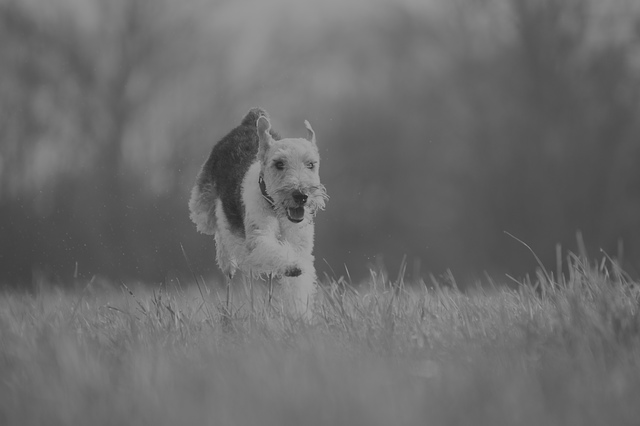
%> input picture DIP-HW3/easyExample/Matlab instruction/L5_1.bmp, 640 x 426 px
$ octave L1_5.m   (GNU Octave 9; MATLAB toolbox functions it lacks are replaced by stand-ins)
%> lines starting %> are read from the running program, lines starting %| are printed output that depends on the picture
% program L5_1.m: histogram equalization%
	%image_1: original image, image_2: histoeq image%
	image_1=imread('L5_1.bmp');  % read image
%> image_1 is the input picture: size 426x640 uint8; min 40, max 164, mean 107
	image_2=histeq(image_1);     % do histogram qualization
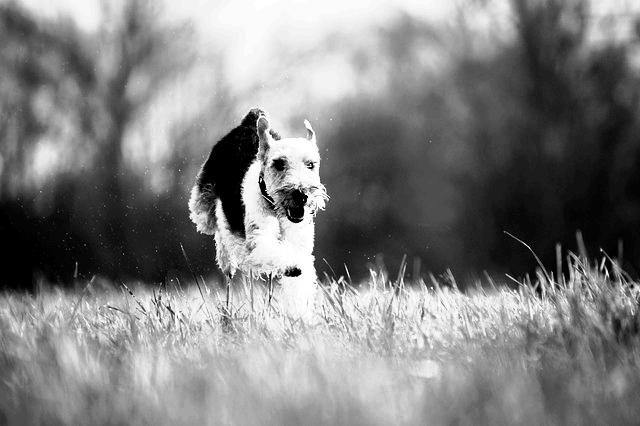
%> image_2: size 426x640 uint8; min 0, max 255, mean 127.3
	imshow(image_1)              % show original image
	figure,imshow(image_2)       % show processed image
	figure,imhist(image_1)       % show the histogram of original image
%> after `imhist(image_1)`:
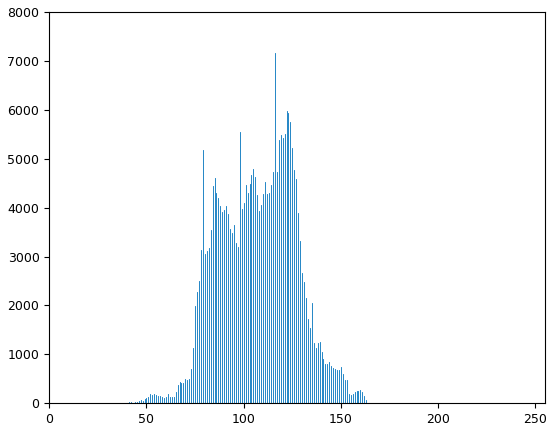
%> figure redrawn from the program's plot data; highest point at x = 116, y = 7171
	figure,imhist(image_2)      % show the histogram of processed image
%> after `imhist(image_2)`:
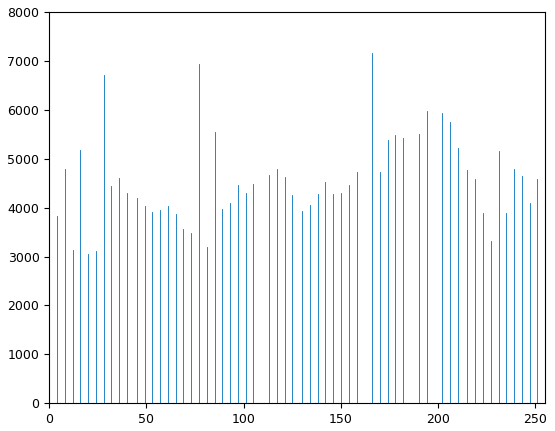
%> figure redrawn from the program's plot data; highest point at x = 166, y = 7171
